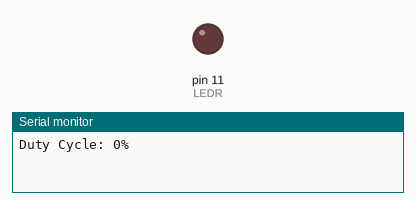
The sketch below on a simulated Arduino Uno, built with avr-gcc and run on an emulated ATmega328P. On the bench: output pins drawn as LEDs (lit = HIGH), the last lines printed to the serial monitor.

Above: at 0.05 s.
At 1.25 s:
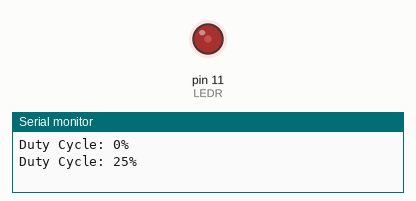
At 2.5 s:
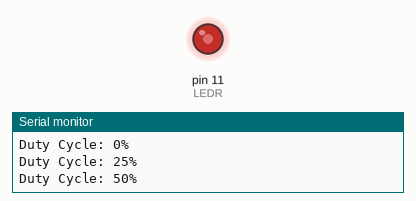
At 5.0 s:
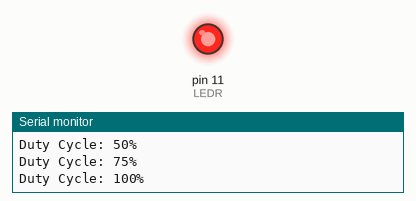
Timing chart, 0 to 6.5 s (numbered marks = the images above):
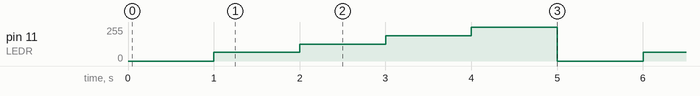

The sketch:

06_RGB.ino
```cpp
//Prueba 6 en Arduino
//Señales PWM

#define LEDR 11 // LED RGB, sección rojo

void setup() {
  Serial.begin(9600);
  pinMode(LEDR,OUTPUT);digitalWrite(LEDR,LOW);
}

void loop() {


  analogWrite(LEDR,0);//Mandar señal PWM con 0% de ciclo de trabajo
  Serial.println("Duty Cycle: 0%");delay(1000);
  analogWrite(LEDR,64);//Mandar señal PWM con 25% de ciclo de trabajo
  Serial.println("Duty Cycle: 25%");delay(1000);
  analogWrite(LEDR,127);//Mandar señal PWM con 50% de ciclo de trabajo
  Serial.println("Duty Cycle: 50%");delay(1000);
  analogWrite(LEDR,191);//Mandar señal PWM con 75% de ciclo de trabajo
  Serial.println("Duty Cycle: 75%");delay(1000);

  analogWrite(LEDR,255);//Mandar señal PWM con 100% de ciclo de trabajo
  Serial.println("Duty Cycle: 100%");delay(1000);
}


/*
//Prueba 6A en Arduino
// Señales PWM 2

#define LEDG 10 //LED RGB, sección verde

void setup() {
  Serial.begin(9600);
  pinMode(LEDG,OUTPUT);digitalWrite(LEDG,LOW);
}

int x=0,y=0;

void loop() {
  for(x=0;x<=255;x++){
    Serial.println("Valor de PWM: " + String(x));
    analogWrite(LEDG,x);delay(25);
  }
  for(y=255;y>=0;y--){
    Serial.println("Valor de PWM: " + String(y));
    analogWrite(LEDG,y);delay(25);
  }
}*/


/*

//Prueba 6B en Arduino
//Señales PWM 3

#define LEDB 9 //LED RGB, sección azul
#define POT A0 //Potenciómetro, inyección de color

void setup() {
  Serial.begin(9600);
  pinMode(LEDB,OUTPUT);digitalWrite(LEDB,LOW);
}

int pot=0,pwm=0;

void loop(){
  pot = analogRead(POT); //leer señal del potenciómetro (0 - 1023)
  pwm = map(pot,0,1023,0,255);//Ajustar valores de una variable a valores deseados
  Serial.println("VALOR pot: "+String(pot)+" VALOR pwm: "+String(pwm));
  delay(50);
  analogWrite(LEDB,pwm);
}*/
```

Measured:
- by itself, pin 11 (LEDR): repeats every 5.0 s: 127/255 1.0 s, 191/255 1.0 s, 255/255 1.0 s, 0/255 1.0 s, 64/255 1.0 s
